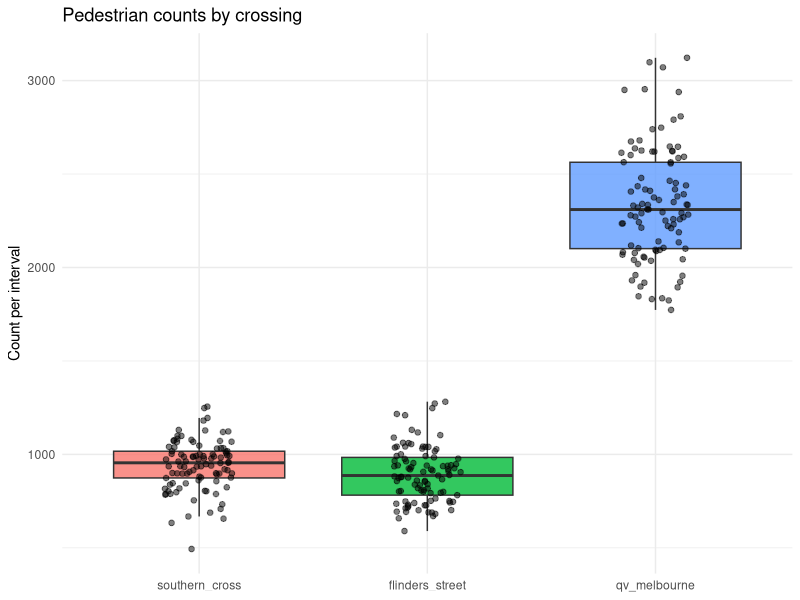
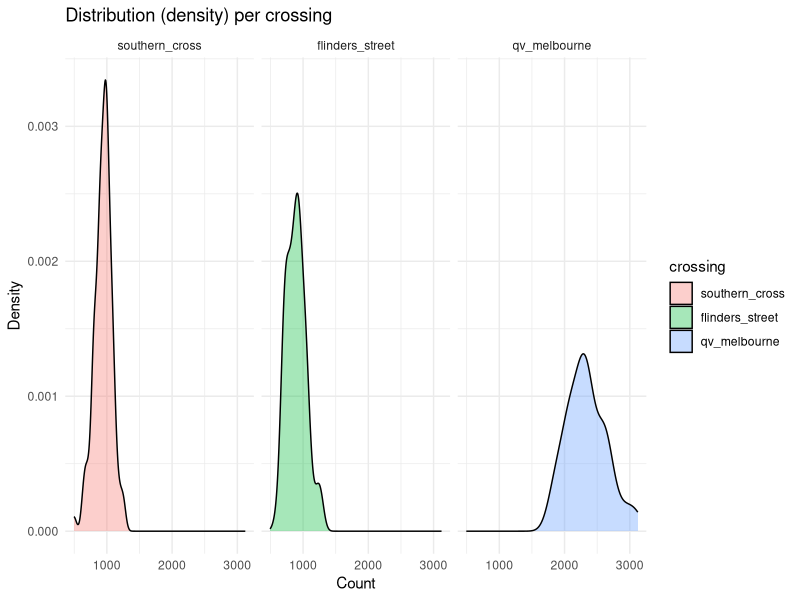
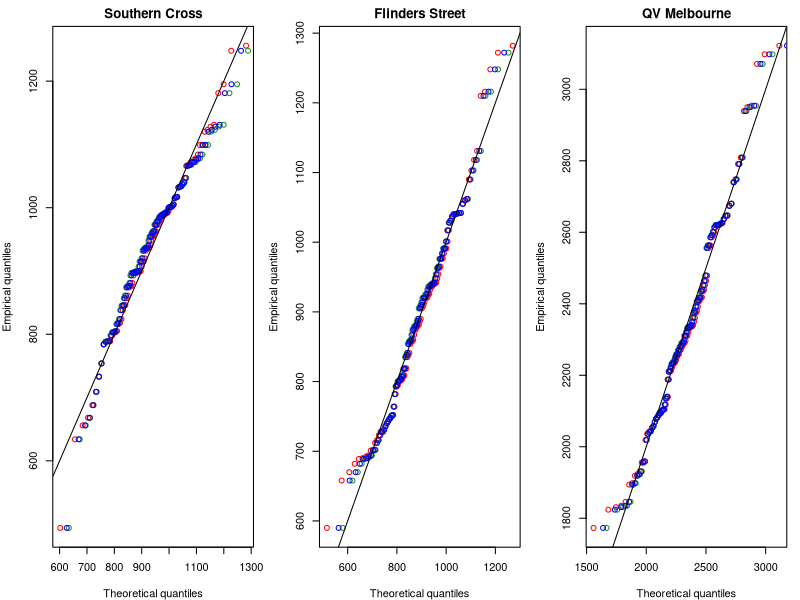
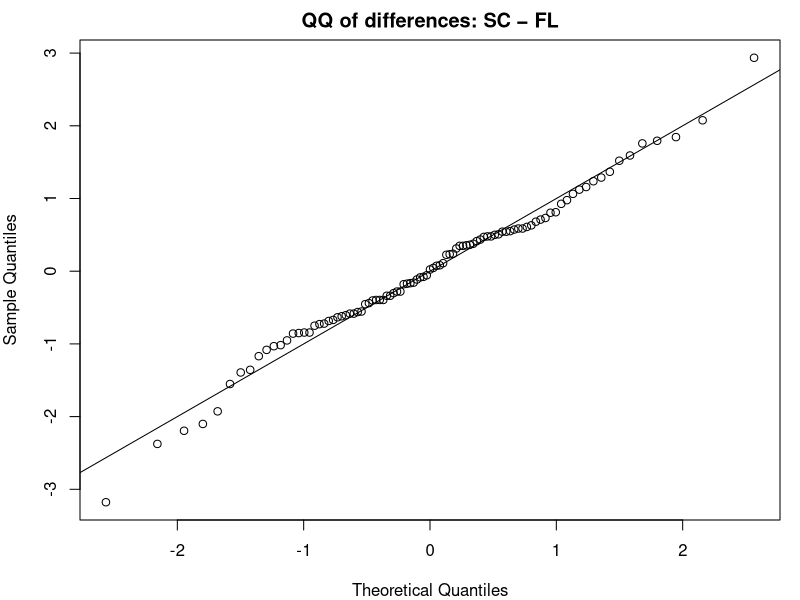

R code for these plots, in order: (Note: this script raises an error after producing the figures.)
## ---- chunk 1
#| label: setup
#| include: false
#| echo: false
#| message: false
#| warning: false

knitr::opts_chunk$set(fig.align = "center", fig.width = 8, fig.height = 5, dpi = 150)

library(tidyverse)
library(boot)
library(MASS)

set.seed(355435)  

B <- 5000
## ---- chunk 2
pedestrian_df <- read.csv(here::here("data/pedestrians.csv"))
## ---- chunk 3
pedestrian_long <- pedestrian_df %>%
  mutate(obs = row_number()) %>%
  pivot_longer(-obs, names_to = "crossing", values_to = "count") %>%
  mutate(crossing = factor(crossing,
                           levels = c("southern_cross","flinders_street","qv_melbourne")))

ggplot(pedestrian_long, aes(x = crossing, y = count, fill = crossing)) +
  geom_boxplot(outlier.shape = NA, alpha = 0.8) +
  geom_jitter(width = 0.15, alpha = 0.5, size = 1.6) +
  labs(title = "Pedestrian counts by crossing", x = NULL, y = "Count per interval") +
  theme_minimal() + theme(legend.position = "none")

ggplot(pedestrian_long, aes(x = count, fill = crossing)) +
  geom_density(alpha = 0.35) +
  facet_wrap(~ crossing, scales = "fixed") +
  labs(title = "Distribution (density) per crossing", x = "Count", y = "Density") +
  theme_minimal()

## ---- chunk 4
desc <- pedestrian_long |>
  group_by(crossing) |>
  summarise(
    n     = n(),
    mean  = mean(count),
    median= median(count),
    sd    = sd(count),
    min   = min(count),
    max   = max(count),
    iqr   = IQR(count),
    .groups = "drop"
)

## ---- chunk 5
# Southern Cross
sc <- pedestrian_df$southern_cross
fit_sc_norm  <- fitdistr(sc, "normal")
fit_sc_logn  <- fitdistr(sc, "lognormal")
fit_sc_gamma <- fitdistr(sc, "gamma")   

sc_models <- tibble(
  crossing = "southern_cross",
  model    = c("normal","lognormal","gamma"),
  logLik   = c(logLik(fit_sc_norm)[1],  logLik(fit_sc_logn)[1],  logLik(fit_sc_gamma)[1]),
  AIC      = c(AIC(fit_sc_norm),        AIC(fit_sc_logn),        AIC(fit_sc_gamma)),

  mean_est = c(
    unname(fit_sc_norm$estimate["mean"]),
    exp(fit_sc_logn$estimate["meanlog"] + 0.5*fit_sc_logn$estimate["sdlog"]^2),
    unname(fit_sc_gamma$estimate["shape"] / fit_sc_gamma$estimate["rate"])),
  
  sd_est   = c(
    unname(fit_sc_norm$estimate["sd"]),
    sqrt((exp(fit_sc_logn$estimate["sdlog"]^2) - 1) *
         exp(2*fit_sc_logn$estimate["meanlog"] + fit_sc_logn$estimate["sdlog"]^2)),
    sqrt(unname(fit_sc_gamma$estimate["shape"]) / (unname(fit_sc_gamma$estimate["rate"])^2))))

# Flinders Street
fl <- pedestrian_df$flinders_street
fit_fl_norm  <- fitdistr(fl, "normal")
fit_fl_logn  <- fitdistr(fl, "lognormal")
fit_fl_gamma <- fitdistr(fl, "gamma")

fl_models <- tibble(
  crossing = "flinders_street",
  model    = c("normal","lognormal","gamma"),
  logLik   = c(logLik(fit_fl_norm)[1],  logLik(fit_fl_logn)[1],  logLik(fit_fl_gamma)[1]),
  AIC      = c(AIC(fit_fl_norm),        AIC(fit_fl_logn),        AIC(fit_fl_gamma)),

  mean_est = c(
    unname(fit_fl_norm$estimate["mean"]),
    exp(fit_fl_logn$estimate["meanlog"] + 0.5*fit_fl_logn$estimate["sdlog"]^2),
    unname(fit_fl_gamma$estimate["shape"] / fit_fl_gamma$estimate["rate"])),
  
  sd_est   = c(
    unname(fit_fl_norm$estimate["sd"]),
    sqrt((exp(fit_fl_logn$estimate["sdlog"]^2) - 1) *
         exp(2*fit_fl_logn$estimate["meanlog"] + fit_fl_logn$estimate["sdlog"]^2)),
    sqrt(unname(fit_fl_gamma$estimate["shape"]) / (unname(fit_fl_gamma$estimate["rate"])^2))))

# QV Melbourne
qv <- pedestrian_df$qv_melbourne
fit_qv_norm  <- fitdistr(qv, "normal")
fit_qv_logn  <- fitdistr(qv, "lognormal")
fit_qv_gamma <- fitdistr(qv, "gamma")

qv_models <- tibble(
  crossing = "qv_melbourne",
  model    = c("normal","lognormal","gamma"),
  logLik   = c(logLik(fit_qv_norm)[1],  logLik(fit_qv_logn)[1],  logLik(fit_qv_gamma)[1]),
  AIC      = c(AIC(fit_qv_norm),        AIC(fit_qv_logn),        AIC(fit_qv_gamma)),

  mean_est = c(
    unname(fit_qv_norm$estimate["mean"]),
    exp(fit_qv_logn$estimate["meanlog"] + 0.5*fit_qv_logn$estimate["sdlog"]^2),
    unname(fit_qv_gamma$estimate["shape"] / fit_qv_gamma$estimate["rate"])),
  
  sd_est   = c(
    unname(fit_qv_norm$estimate["sd"]),
    sqrt((exp(fit_qv_logn$estimate["sdlog"]^2) - 1) *
         exp(2*fit_qv_logn$estimate["meanlog"] + fit_qv_logn$estimate["sdlog"]^2)),
    sqrt(unname(fit_qv_gamma$estimate["shape"]) / (unname(fit_qv_gamma$estimate["rate"])^2))))

mle_fits <- bind_rows(sc_models, fl_models, qv_models) |>
  arrange(crossing, AIC)

mle_fits
## ---- chunk 6
par(mfrow = c(1,3), mar = c(4,4,2,1))

## Southern Cross 
x <- sort(sc); n <- length(x); p <- (seq_len(n)-0.5)/n
qN <- qnorm(p,  mean = fit_sc_norm$estimate["mean"],    sd    = fit_sc_norm$estimate["sd"])
qL <- qlnorm(p, meanlog = fit_sc_logn$estimate["meanlog"], sdlog = fit_sc_logn$estimate["sdlog"])
qG <- qgamma(p, shape = fit_sc_gamma$estimate["shape"], rate = fit_sc_gamma$estimate["rate"])
plot(qN, x, xlab="Theoretical quantiles", ylab="Empirical quantiles", main="Southern Cross",
     pch=1, col="red"); points(qL, x, pch=1, col="forestgreen"); points(qG, x, pch=1, col="blue"); abline(0,1)

# Flinders Street
x <- sort(fl); n <- length(x); p <- (seq_len(n)-0.5)/n
qN <- qnorm(p,  mean = fit_fl_norm$estimate["mean"],    sd    = fit_fl_norm$estimate["sd"])
qL <- qlnorm(p, meanlog = fit_fl_logn$estimate["meanlog"], sdlog = fit_fl_logn$estimate["sdlog"])
qG <- qgamma(p, shape = fit_fl_gamma$estimate["shape"], rate = fit_fl_gamma$estimate["rate"])
plot(qN, x, xlab="Theoretical quantiles", ylab="Empirical quantiles", main="Flinders Street",
     pch=1, col="red"); points(qL, x, pch=1, col="forestgreen"); points(qG, x, pch=1, col="blue"); abline(0,1)

# QV Melbourne 
x <- sort(qv); n <- length(x); p <- (seq_len(n)-0.5)/n
qN <- qnorm(p,  mean = fit_qv_norm$estimate["mean"],    sd    = fit_qv_norm$estimate["sd"])
qL <- qlnorm(p, meanlog = fit_qv_logn$estimate["meanlog"], sdlog = fit_qv_logn$estimate["sdlog"])
qG <- qgamma(p, shape = fit_qv_gamma$estimate["shape"], rate = fit_qv_gamma$estimate["rate"])
plot(qN, x, xlab="Theoretical quantiles", ylab="Empirical quantiles", main="QV Melbourne",
     pch=1, col="red"); points(qL, x, pch=1, col="forestgreen"); points(qG, x, pch=1, col="blue"); abline(0,1)

par(mfrow = c(1,1))

## ---- chunk 7
pedestrian_long %>%
  group_by(crossing) %>%
  summarise(q90 = quantile(count, 0.9))

## ---- chunk 8

# function to calculate 90th percentile
q90_fn <- function(data, i) quantile(data[i], 0.9)

# example for Flinders
fl_boot <- boot(pedestrian_df$flinders_street, q90_fn, R = 1000)
ci_fl <- boot.ci(fl_boot, type = "perc")
round(ci_fl$percent[4:5], 2)

# Southern Cross
sc_boot <- boot(pedestrian_df$southern_cross, q90_fn, R = 1000)
ci_sc <- boot.ci(sc_boot, type = "perc")
round(ci_sc$percent[4:5], 2)


# QV
qv_boot <- boot(pedestrian_df$qv, q90_fn, R = 1000)
ci_qv <- boot.ci(qv_boot, type = "perc")
round(ci_qv$percent[4:5], 2)


## ---- chunk 9

library(fitdistrplus)

set.seed(30)
n_fl <- length(pedestrian_df$flinders_street)
n_sc <- length(pedestrian_df$southern_cross)
n_qv <- length(pedestrian_df$qv)


# Flinders & QV: Lognormal
fl_fit <- fitdist(pedestrian_df$flinders_street, "lnorm")
qv_fit <- fitdist(pedestrian_df$qv, "lnorm")

# Southern Cross: Normal
sc_fit <- fitdist(pedestrian_df$southern_cross, "norm")

fl_fit$estimate; sc_fit$estimate; qv_fit$estimate

## ---- chunk 10
q90_model_ci <- function(fit, dist, n, B = 2000) {
  # Point estimate from the fitted distribution
  q90_hat <- switch(
    dist,
    "lnorm" = qlnorm(0.9,
                     meanlog = fit$estimate["meanlog"],
                     sdlog   = fit$estimate["sdlog"]),
    "norm"  = qnorm(0.9,
                    mean = fit$estimate["mean"],
                    sd   = fit$estimate["sd"])
  )

  # Parametric bootstrap: simulate datasets of size n from the fitted model
  boot_q90 <- replicate(B, {
    sim <- switch(
      dist,
      "lnorm" = rlnorm(n,
                       meanlog = fit$estimate["meanlog"],
                       sdlog   = fit$estimate["sdlog"]),
      "norm"  = rnorm(n,
                      mean = fit$estimate["mean"],
                      sd   = fit$estimate["sd"])
    )
    as.numeric(quantile(sim, 0.9))
  })

  ci <- quantile(boot_q90, c(0.025, 0.975))
  tibble(
    q90_model = round(q90_hat, 2),
    ci_low    = round(ci[1], 2),
    ci_high   = round(ci[2], 2)
  )
}

## ---- chunk 11
df  <- na.omit(pedestrian_df[, c("southern_cross","flinders_street")])
sc  <- df$southern_cross
fl  <- df$flinders_street
d   <- sc - fl                 

# 95% CI for the mean difference 
tt <- t.test(sc, fl, paired = TRUE, conf.level = 0.95)
tt

qqnorm(scale(d), main = "QQ of differences: SC − FL"); abline(0,1)
## ---- chunk 12
mean_ci <- pedestrian_long |>
  group_by(crossing) |>
  summarise(
    n    = n(),
    mean = mean(count, na.rm = TRUE),
    sd   = sd(count,   na.rm = TRUE),
    .groups = "drop"
  ) |>
  mutate(
    se    = sd / sqrt(n),
    tcrit = qt(0.975, df = n - 1),
    lo    = mean - tcrit * se,
    hi    = mean + tcrit * se
  ) |>
  arrange(desc(mean))

mean_ci

## ---- chunk 13
THRESH  <- 1000
BASE    <- 10000
BONUS   <- 5000
LEVEL   <- 0.95

# Binomial proportion + Wilson CI via prop.test (built-in)
rev_ci <- pedestrian_long %>%
  mutate(over_1000 = count > THRESH) %>%
  group_by(crossing) %>%
  summarise(
    n = n(),
    k = sum(over_1000),
    .groups = "drop"
  ) %>%
  rowwise() %>%
  mutate(
    # prop.test returns Wilson (score) CI with continuity correction
    pt   = list(prop.test(k, n, conf.level = LEVEL, correct = TRUE)),
    phat = pt$estimate[[1]],
    lo_p = pt$conf.int[1],
    hi_p = pt$conf.int[2],
    # map proportion -> revenue
    rev_hat = BASE + BONUS * phat,
    rev_lo  = BASE + BONUS * lo_p,
    rev_hi  = BASE + BONUS * hi_p
  ) %>%
  ungroup() %>%
  select(crossing, n, k, phat, lo_p, hi_p, rev_hat, rev_lo, rev_hi)

rev_ci
